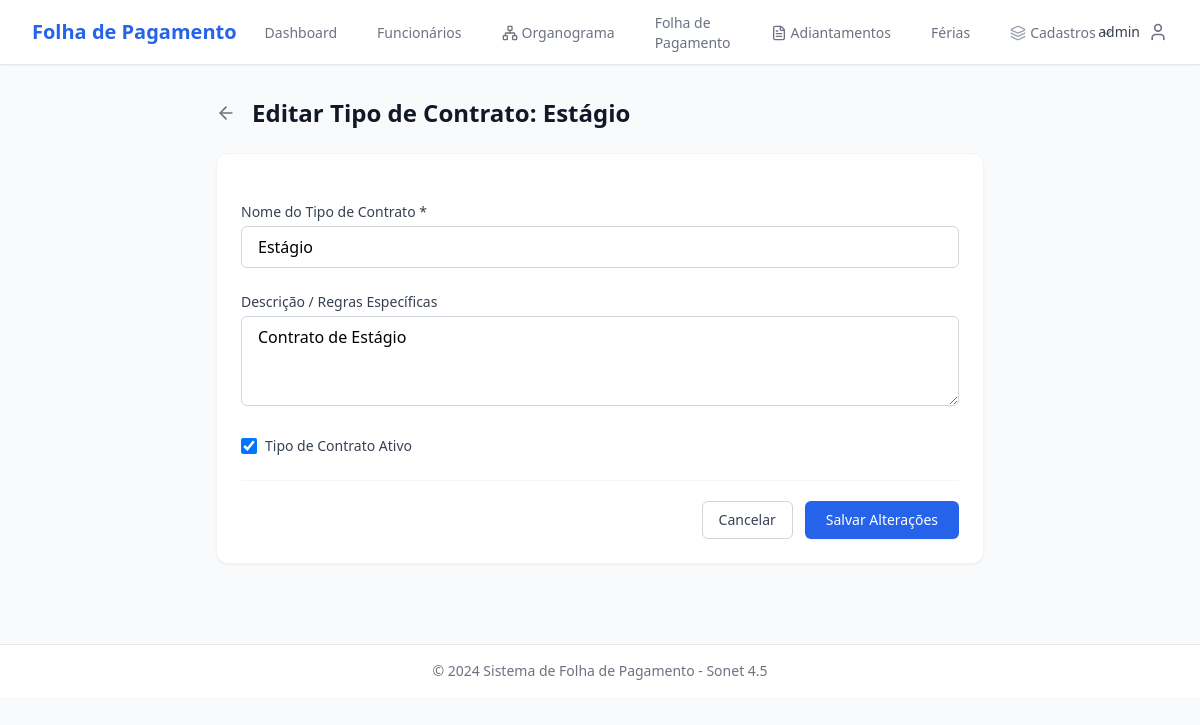
/tipos-contrato/2/editar/ (signed in), run on the app's committed database.
### core/models.py (models this page shows, shortened)
class TimeStampedModel(models.Model):
    created_at = models.DateTimeField('Criado em', auto_now_add=True)
    updated_at = models.DateTimeField('Atualizado em', auto_now=True)
    class Meta:
        abstract = True

class TipoContrato(TimeStampedModel):
    nome = models.CharField('Nome', max_length=50, unique=True)
    descricao = models.TextField('Descrição', blank=True)
    ativo = models.BooleanField('Ativo', default=True)
    class Meta:
        verbose_name = 'Tipo de Contrato'
        verbose_name_plural = 'Tipos de Contrato'
        ordering = ['nome']

### core/views.py (the view)
# urls.py: path('tipos-contrato/<int:pk>/editar/', views.tipo_contrato_update, name='tipo_contrato_update'),
@login_required
def tipo_contrato_update(request, pk):
    tipo = get_object_or_404(TipoContrato, pk=pk)
    if request.method == 'POST':
        form = TipoContratoForm(request.POST, instance=tipo)
        if form.is_valid():
            form.save()
            messages.success(request, 'Tipo de contrato atualizado com sucesso!')
            return redirect('core:tipo_contrato_list')
    else:
        form = TipoContratoForm(instance=tipo)
    context = {
        'form': form,
        'tipo': tipo,
        'title': f'Editar Tipo de Contrato: {tipo.nome}',
        'button_text': 'Salvar Alterações'
    }
    return render(request, 'core/tipo_contrato_form.html', context)

### core/forms.py
class TipoContratoForm(forms.ModelForm):
    class Meta:
        model = TipoContrato
        fields = ['nome', 'descricao', 'ativo']
        widgets = {
            'nome': forms.TextInput(attrs={
                'class': 'w-full px-4 py-2 border border-gray-300 rounded-md focus:ring-2 focus:ring-blue-500 focus:border-blue-500',
                'placeholder': 'Ex: CLT - Mensalista, Estágio, PJ, Menor Aprendiz',
                'required': True
            }),
            'descricao': forms.Textarea(attrs={
                'class': 'w-full px-4 py-2 border border-gray-300 rounded-md focus:ring-2 focus:ring-blue-500 focus:border-blue-500',
                'rows': 3,
                'placeholder': 'Observações e regras deste regime de contratação'
            }),
            'ativo': forms.CheckboxInput(attrs={
                'class': 'h-4 w-4 text-blue-600 focus:ring-blue-500 border-gray-300 rounded'
            })
        }

### templates/core/tipo_contrato_form.html (shortened to what this page needs)
{% extends 'base.html' %}
{% block content %}
<div class="max-w-3xl mx-auto space-y-6">
    <div class="flex items-center justify-between">
        <div class="flex items-center">
            <a href="{% url 'core:tipo_contrato_list' %}" class="mr-4 text-gray-500 hover:text-gray-700">
                <i data-lucide="arrow-left" class="w-5 h-5"></i>
            </a>
            <h1 class="text-2xl font-bold text-gray-900">{{ title }}</h1>
        </div>
    </div>
    <div class="bg-white shadow-sm rounded-xl p-6 border border-gray-100">
        <form method="post" class="space-y-6">
            <div>
                <label class="block text-sm font-medium text-gray-700 mb-1">Nome do Tipo de Contrato *</label>
                {{ form.nome }}
            </div>
            <div>
                <label class="block text-sm font-medium text-gray-700 mb-1">Descrição / Regras Específicas</label>
                {{ form.descricao }}
            </div>
            <div class="flex items-center">
                {{ form.ativo }}
                <label for="{{ form.ativo.id_for_label }}" class="ml-2 block text-sm font-medium text-gray-700">
                    Tipo de Contrato Ativo
                </label>
            </div>
            <div class="flex justify-end space-x-3 border-t border-gray-100 pt-5">
                <a href="{% url 'core:tipo_contrato_list' %}" class="px-4 py-2 border border-gray-300 text-sm font-medium rounded-md text-gray-700 bg-white hover:bg-gray-50">
                    Cancelar
                </a>
                <button type="submit" class="px-5 py-2 border border-transparent text-sm font-medium rounded-md text-white bg-blue-600 hover:bg-blue-700 shadow-sm">
                    {{ button_text }}
                </button>
            </div>
        </form>
    </div>
</div>
{% endblock %}

### templates/base.html (shortened to what this page needs)
{% load static %}
<!DOCTYPE html>
<html lang="pt-BR">
<head>
    <script src="https://cdn.tailwindcss.com"></script>
</head>
<body class="bg-gray-50 min-h-screen">
    <nav class="bg-white shadow-sm border-b border-gray-200">
        <div class="max-w-7xl mx-auto px-4 sm:px-6 lg:px-8">
            <div class="flex justify-between h-16">
                <div class="flex">
                    <div class="flex-shrink-0 flex items-center">
                        <h1 class="text-xl font-bold text-blue-600">Folha de Pagamento</h1>
                    </div>
                    <div class="hidden sm:ml-6 sm:flex sm:space-x-8">
                        <a href="{% url 'core:dashboard' %}" class="border-transparent text-gray-500 hover:border-gray-300 hover:text-gray-700 inline-flex items-center px-1 pt-1 border-b-2 text-sm font-medium">
                            Dashboard
                        </a>
                        <a href="{% url 'funcionarios:list' %}" class="border-transparent text-gray-500 hover:border-gray-300 hover:text-gray-700 inline-flex items-center px-1 pt-1 border-b-2 text-sm font-medium">
                            Funcionários
                        </a>
                        <a href="{% url 'funcionarios:organograma' %}" class="border-transparent text-gray-500 hover:border-gray-300 hover:text-gray-700 inline-flex items-center px-1 pt-1 border-b-2 text-sm font-medium">
                            <i data-lucide="network" class="w-4 h-4 mr-1"></i>
                            Organograma
                        </a>
                        <a href="{% url 'folha:list' %}" class="border-transparent text-gray-500 hover:border-gray-300 hover:text-gray-700 inline-flex items-center px-1 pt-1 border-b-2 text-sm font-medium">
                            Folha de Pagamento
                        </a>
                        <a href="{% url 'funcionarios:adiantamento_list' %}" class="border-transparent text-gray-500 hover:border-gray-300 hover:text-gray-700 inline-flex items-center px-1 pt-1 border-b-2 text-sm font-medium">
                            <i data-lucide="file-text" class="w-4 h-4 mr-1"></i>
                            Adiantamentos
                        </a>
                        <a href="{% url 'funcionarios:ferias_list' %}" class="border-transparent text-gray-500 hover:border-gray-300 hover:text-gray-700 inline-flex items-center px-1 pt-1 border-b-2 text-sm font-medium">
                            Férias
                        </a>
                        <div class="relative inline-flex items-center" x-data="{ openCadastros: false }">
                            <button @click="openCadastros = !openCadastros" type="button" class="border-transparent text-gray-500 hover:border-gray-300 hover:text-gray-700 inline-flex items-center px-1 pt-1 border-b-2 text-sm font-medium focus:outline-none">
                                <i data-lucide="layers" class="w-4 h-4 mr-1 text-gray-400"></i>
                                Cadastros
                                <i data-lucide="chevron-down" class="w-3.5 h-3.5 ml-1 text-gray-400"></i>
                            </button>
                        </div>
                    </div>
                </div>
                <div class="flex items-center">
                    {% if user.is_authenticated %}
                        <div class="ml-3 relative" x-data="{ open: false }">
                            <button @click="open = !open" class="flex items-center text-sm focus:outline-none focus:ring-2 focus:ring-offset-2 focus:ring-blue-500 rounded-full">
                                <span class="text-gray-700 mr-2">{{ user.username }}</span>
                                <i data-lucide="user" class="w-5 h-5 text-gray-500"></i>
                            </button>
                        </div>
                    {% endif %}
                </div>
            </div>
        </div>
    </nav>
    <main class="max-w-7xl mx-auto px-4 sm:px-6 lg:px-8 py-8">
        {% block content %}{% endblock %}
    </main>
    <footer class="bg-white border-t border-gray-200 mt-12">
        <div class="max-w-7xl mx-auto px-4 sm:px-6 lg:px-8 py-4">
            <p class="text-center text-sm text-gray-500">
                © 2024 Sistema de Folha de Pagamento - Sonet 4.5
            </p>
        </div>
    </footer>
</body>
</html>

### data on the page
TipoContrato: nome "Estágio", descricao "Contrato de Estágio", ativo "☑"

### other printed values
{{ user.username }} "admin"
{{ title }} "Editar Tipo de Contrato: Estágio"
{{ button_text }} "Salvar Alterações"
